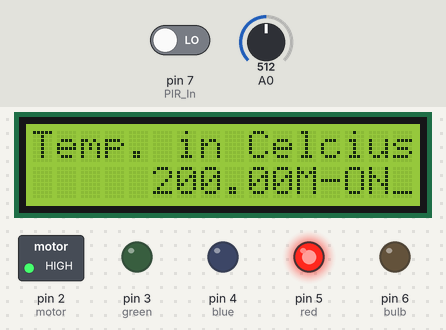
Bench run of a sketch on a simulated Arduino Uno, built with avr-gcc and run on an emulated ATmega328P. Parts: 16×2 character LCD, switched loads named in the sketch (green lamp = pin HIGH), output pins drawn as LEDs (lit = HIGH). The inputs (shaded band) are chosen by the test bench; at power-on: A0 = 512, pin 7 (PIR_In) LOW. What the sketch prints to the serial monitor is not drawn.

Above: at 1.2 s.
1.3 s: A0 set to 172
At 2.2 s:
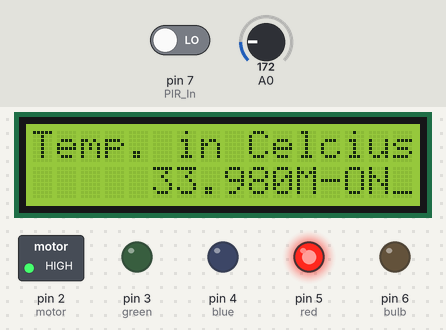
3.1 s: A0 set to 163
At 4.2 s:
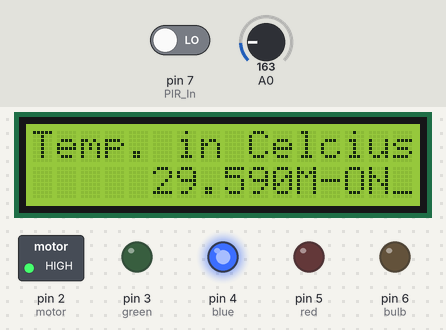
5.1 s: pin 7 (PIR_In) driven HIGH
At 6.0 s:
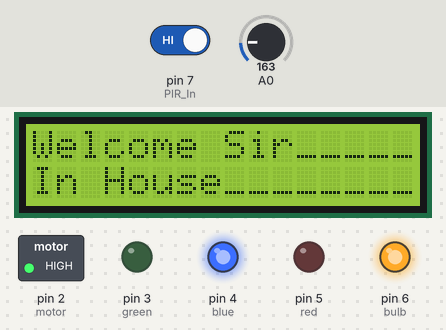
9.8 s: A0 set to 122
At 10.6 s:
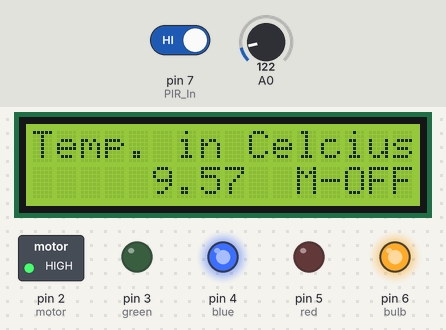
15.3 s: A0 set to 306
At 17.1 s:
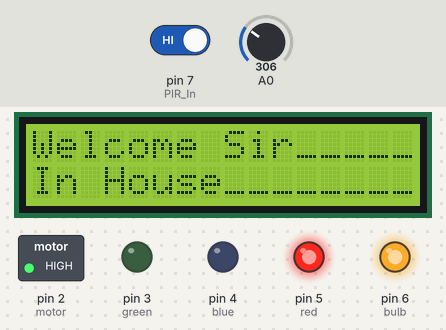
Timing chart, 0 to 18.6 s (numbered marks = the images above; inputs shaded):
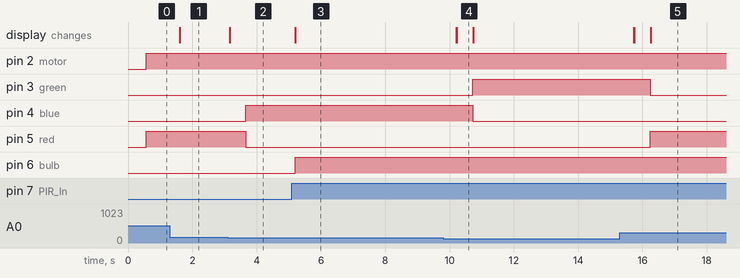

The sketch:

510119104013.ino
```cpp
#include <LiquidCrystal.h>
LiquidCrystal lcd(13, 12, 11, 10, 9, 8);

#define red 5
#define blue 4
#define green 3
#define bulb 6

#define motor 2

#define PIR_In 7

int sensor_Input;
float temp;

void setup()
	{
    	Serial.begin(9600);
    	lcd.begin(16, 2);
	pinMode(red,OUTPUT);
	pinMode(blue,OUTPUT);
	pinMode(green, OUTPUT);
	pinMode(motor, OUTPUT);
	pinMode(PIR_In, INPUT);
	pinMode(bulb, OUTPUT);
  	}

void loop()
	{
    	measure_Temp();
    	display_Temp();
  	led_d();
	check_For_Intruder();
  	}

void measure_Temp()
  	{
    	sensor_Input = analogRead(A0);
    	temp = (float)sensor_Input / 1024;
    	temp = temp * 5;
    	temp = temp - 0.5;
    	temp = temp * 100;
  	}

void check_For_Intruder()
  	{
    	boolean sensorvalue= digitalRead(PIR_In);
    	if(sensorvalue==1)
     		{
      		digitalWrite(bulb,HIGH);
      		lcd.setCursor(0,0);
      		lcd.print("Welcome Sir_____");
      		lcd.setCursor(0,1);
      		lcd.print("In House________");
          	digitalWrite(motor,HIGH);
      		delay(5000);
      		lcd.clear();
     		}
	else
		{
      		digitalWrite(bulb,LOW);
         	}
     	delay(10);
    	}

void display_Temp()
  	{
    	lcd.setCursor(0, 0);
    	Serial.print("Temp. in Celcius: ");
    	Serial.print(temp);
    	Serial.println();
    	lcd.print("Temp. in Celcius: ");
    	lcd.setCursor(5, 1);
    	lcd.print(temp);
if(temp>25){
	lcd.setCursor(11, 1);
	lcd.print("M-ON_");}
else{lcd.setCursor(11, 1);
	lcd.print("M-OFF");}

    	delay(500);
  	}
void led_d(){
	if(temp<25){
		digitalWrite(red,LOW);
		digitalWrite(blue,LOW);
		digitalWrite(green,HIGH);
		}
	if(temp<30 && temp>25){
		digitalWrite(red,LOW);
		digitalWrite(blue,HIGH);
		digitalWrite(green,LOW);
		}
	if(temp>40){
		digitalWrite(red,HIGH);
		digitalWrite(blue,LOW);
		digitalWrite(green,LOW);
		}
	if(temp>25){
		digitalWrite(motor,HIGH);
		}
  	if(temp<25){
		digitalWrite(motor,LOW);
		}
}
```

Measured:
- the behaviour switches between 164 and 163 on A0 (found by bisection; images 1 and 2)
- after the input at 1.3 s, the display: changes after 0.31 s (image 1)
- after the input at 3.1 s, pin 4 (blue): LOW → HIGH after 0.56 s; pin 5 (red): HIGH → LOW after 0.56 s; the display: changes after 0.06 s (image 2)
- after the input at 5.1 s, pin 6 (bulb): LOW → HIGH after 0.10 s; the display: changes after 0.11 s (image 3)
- after the input at 9.8 s, pin 3 (green): LOW → HIGH after 0.93 s; pin 4 (blue): HIGH → LOW after 0.93 s; the display: first differs from a run without the input after 0.43 s (image 4)
- after the input at 15.3 s, pin 3 (green): HIGH → LOW after 0.95 s; pin 5 (red): LOW → HIGH after 0.95 s; the display: first differs from a run without the input after 0.45 s (image 5 shows a later state)
- what the display in image 4 shows lasts 0.5 s, from 10.2 s to 10.7 s
